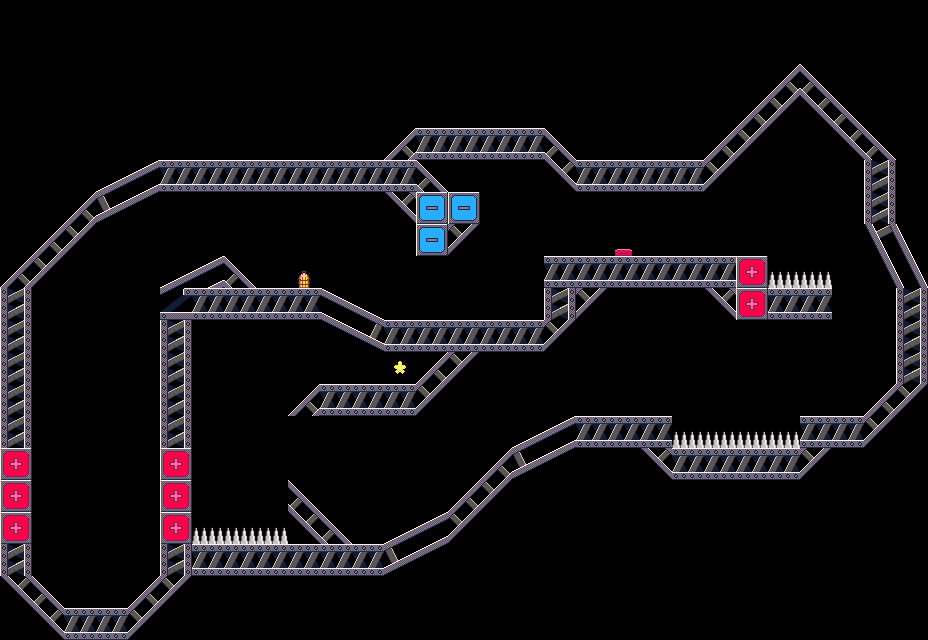

Tiled map render using the project's own tile images. Description and the whole map definition, tile-layer contents included, below:
An orthogonal 29x20 tile map with 32x32 px tiles, 1 tile layer (tiles) and 1 object.

<map version="1.8" tiledversion="1.8.2" orientation="orthogonal" renderorder="right-down" width="29" height="20" tilewidth="32" tileheight="32" infinite="0" nextlayerid="3" nextobjectid="2">
 <editorsettings>
  <export target="../../../assets/levels/037.json" format="json" />
 </editorsettings>
 <tileset firstgid="1" source="../Metal.tsx" />
 <layer id="1" name="tiles" width="29" height="20">
  <data encoding="csv">
0,0,0,0,0,0,0,0,0,0,0,0,0,0,0,0,0,13,13,0,0,0,0,0,0,0,0,0,0,
0,0,0,0,0,0,0,0,0,0,0,0,0,0,13,13,13,0,13,0,0,0,0,0,13,0,0,0,0,
0,0,0,0,0,0,0,0,0,0,0,0,0,13,13,13,0,0,0,0,0,0,0,0,15,16,0,0,0,
0,0,0,0,0,0,0,0,0,0,0,0,0,13,13,13,13,0,0,0,0,0,0,15,22,21,16,0,0,
0,0,0,0,0,0,0,0,0,0,0,0,15,26,26,26,26,16,0,0,0,0,15,22,0,0,21,16,0,
0,0,0,1,2,26,26,26,26,26,26,26,26,16,13,0,0,21,26,26,26,26,22,0,0,0,13,33,0,
0,0,15,9,10,0,0,0,0,0,0,0,21,31,31,0,0,13,0,0,0,0,0,0,0,0,13,33,0,
0,15,22,0,0,0,0,0,0,0,0,0,0,31,22,0,0,13,0,36,0,0,0,0,0,0,13,17,6,
15,22,0,0,0,1,2,16,13,28,13,0,0,0,0,13,13,26,26,26,26,26,26,19,20,20,13,23,12,
33,0,0,0,0,30,26,26,26,26,3,4,0,0,0,13,13,33,22,0,0,0,21,19,26,26,13,13,33,
33,0,0,0,0,33,0,0,0,0,7,8,26,26,26,26,26,22,0,0,0,0,0,0,0,0,0,0,33,
33,0,0,0,0,33,0,0,0,0,0,13,14,15,22,0,0,0,0,0,0,0,0,0,0,0,0,0,33,
33,0,0,0,0,33,0,0,0,15,26,26,26,22,0,0,0,0,13,0,0,0,0,0,0,0,0,15,22,
33,0,0,0,0,33,0,0,0,0,0,0,0,0,0,0,1,2,26,26,26,20,20,20,20,26,26,22,0,
19,0,0,0,0,19,0,0,0,0,0,0,0,0,0,15,9,10,0,0,21,26,26,26,26,22,0,0,0,
19,0,0,0,0,19,0,0,0,16,0,0,0,0,15,22,0,0,0,0,0,0,0,0,0,0,0,0,0,
19,0,0,0,0,19,20,20,20,21,16,0,1,2,22,0,0,0,0,0,0,0,0,0,0,0,0,0,0,
33,0,0,0,0,33,26,26,26,26,26,26,9,10,0,0,0,0,0,0,0,0,0,0,0,0,0,0,0,
21,16,0,0,15,22,0,0,0,0,0,0,0,0,0,0,0,0,0,0,0,0,0,0,0,0,0,0,0,
0,21,26,26,22,0,0,0,0,0,0,0,0,0,0,0,0,0,0,0,0,0,0,0,0,0,0,0,0
</data>
 </layer>
 <objectgroup id="2" name="spawns">
  <object id="1" x="96.0107" y="576.178">
   <point />
  </object>
 </objectgroup>
</map>
